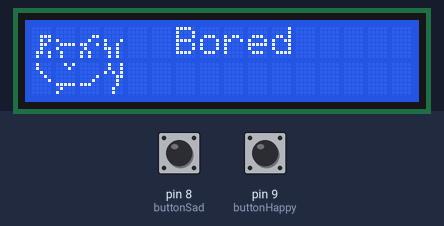
Bench run of a sketch on a simulated Arduino Uno, built with avr-gcc and run on an emulated ATmega328P. Shown: 16×2 character LCD. The inputs (shaded band) are chosen by the test bench; at power-on: pin 8 (buttonSad) HIGH, pin 9 (buttonHappy) HIGH.

Above: at 1.2 s.
1.3 s: pin 8 (buttonSad) pulled LOW for 0.75 s
At 1.48 s:
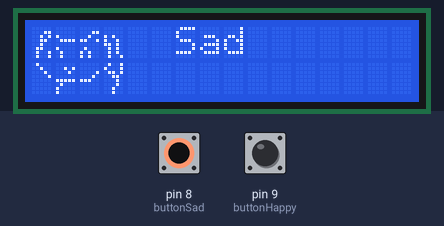
3.7 s: pin 9 (buttonHappy) pulled LOW for 0.75 s
At 3.97 s:
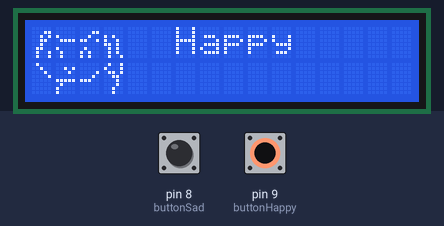
6.2 s: pin 8 (buttonSad) pulled LOW for 1 s
At 6.76 s:
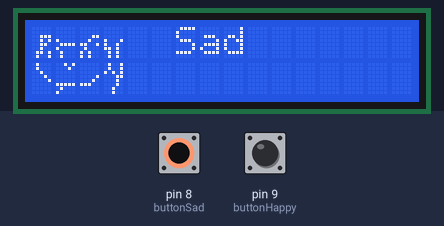
8.7 s: pin 9 (buttonHappy) pulled LOW for 1 s
At 9.25 s:
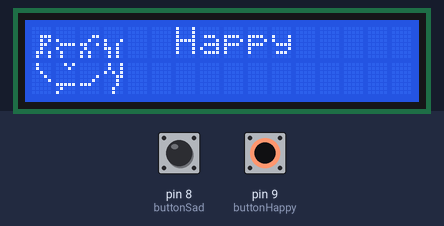
11.2 s: pin 8 (buttonSad) driven LOW and pin 9 (buttonHappy) driven LOW
At 11.43 s:
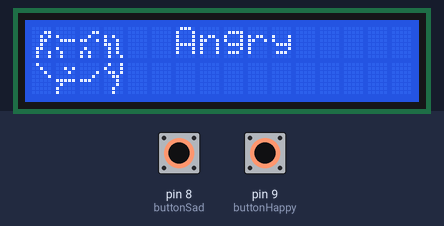
13.7 s: pin 8 (buttonSad) driven HIGH
At 13.92 s:
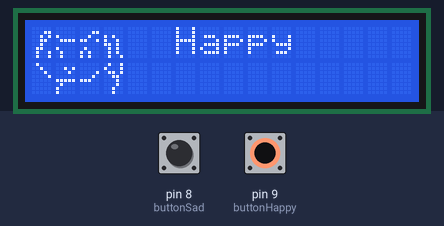
Timing chart, 0 to 16.7 s (numbered marks = the images above; inputs shaded):
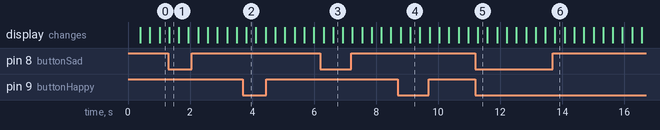

Measured:
- after the input at 1.3 s, the display: changes at once (image 1)
- after the input at 3.7 s, the display: changes after 0.12 s (image 2)
- after the input at 6.2 s, the display: first changes after 0.10 s (image 3 shows a later state)
- after the input at 8.7 s, the display: first changes after 0.09 s (image 4 shows a later state)
- after the input at 11.2 s, the display: changes after 0.08 s (image 5)
- after the input at 13.7 s, the display: changes after 0.07 s (image 6)

The sketch:

cat_v01.ino
```cpp
#include <LiquidCrystal.h>
LiquidCrystal lcd(12, 11, 5, 4, 3, 2);

// ------------------ BUTTON PINS ------------------
const int buttonHappy = 9;
const int buttonSad   = 8;

// ------------------ CUSTOM GRAPHICS ------------------
byte name0x4[] = { B00000, B00000, B10011, B10001, B11001, B01010, B01001, B01001 };
byte name1x9[] = { B01001, B01001, B10101, B00011, B00010, B00010, B00100, B00100 };

byte name0x0[] = { B00000, B00011, B00101, B00110, B00100, B01100, B01001, B01001 };
byte name0x1[] = { B00000, B00000, B10000, B01111, B00000, B10000, B01000, B01000 };
byte name0x2[] = { B00000, B00011, B00100, B11001, B00000, B01000, B10100, B10100 };
byte name0x3[] = { B00000, B00000, B10100, B10010, B11010, B01010, B01010, B01001 };

byte name0x6[] = { B00000, B00000, B00111, B00101, B00110, B00100, B01101, B01001 };
byte name0x7[] = { B00000, B00000, B00000, B10000, B01111, B10000, B01000, B01000 };
byte name0x8[] = { B00000, B00000, B00011, B00100, B11001, B01000, B10100, B10100 };
byte name0x9[] = { B00000, B00000, B00000, B10001, B10010, B11010, B01010, B01010 };

byte name1x0[] = { B01000, B00100, B00010, B00001, B00000, B00000, B00000, B00000 };
byte name1x1[] = { B00000, B00101, B00010, B00000, B11111, B01000, B10000, B10000 };
byte name1x2[] = { B00000, B00000, B00001, B00010, B11100, B00000, B00000, B00000 };
byte name1x3[] = { B01001, B10001, B01101, B00110, B00010, B00010, B00100, B00100 };

byte name1x6[] = { B01000, B01000, B00100, B00010, B00001, B00000, B00000, B00000 };
byte name1x7[] = { B00101, B00010, B00000, B00000, B00000, B11111, B01000, B10000 };
byte name1x8[] = { B00000, B00000, B00000, B00001, B00010, B11100, B00000, B00000 };

// ------------------ SETUP ------------------
void setup() {
  lcd.begin(16, 2); // initialize LCD

  pinMode(buttonHappy, INPUT_PULLUP);
  pinMode(buttonSad, INPUT_PULLUP);

  // Create initial characters
  lcd.createChar(0, name0x0);
  lcd.createChar(1, name0x1);
  lcd.createChar(2, name0x2);
  lcd.createChar(3, name0x3);
  lcd.createChar(4, name1x0);
  lcd.createChar(5, name1x1);
  lcd.createChar(6, name1x2);
  lcd.createChar(7, name1x3);

  lcd.clear();
}

// ------------------ EMOTION DRAWING ------------------
void drawCatFrame1() {
  lcd.createChar(0, name0x0);
  lcd.createChar(1, name0x1);
  lcd.createChar(2, name0x2);
  lcd.createChar(3, name0x3);

  lcd.createChar(4, name1x0);
  lcd.createChar(5, name1x1);
  lcd.createChar(6, name1x2);
  lcd.createChar(7, name1x3);

  lcd.setCursor(0, 0); lcd.write(byte(0));
  lcd.setCursor(1, 0); lcd.write(byte(1));
  lcd.setCursor(2, 0); lcd.write(byte(2));
  lcd.setCursor(3, 0); lcd.write(byte(3));

  lcd.setCursor(0, 1); lcd.write(byte(4));
  lcd.setCursor(1, 1); lcd.write(byte(5));
  lcd.setCursor(2, 1); lcd.write(byte(6));
  lcd.setCursor(3, 1); lcd.write(byte(7));
}

void drawCatFrame2() {
  lcd.createChar(0, name0x6);
  lcd.createChar(1, name0x7);
  lcd.createChar(2, name0x8);
  lcd.createChar(3, name0x9);

  lcd.createChar(4, name1x6);
  lcd.createChar(5, name1x7);
  lcd.createChar(6, name1x8);
  lcd.createChar(7, name1x9);

  lcd.setCursor(0, 0); lcd.write(byte(0));
  lcd.setCursor(1, 0); lcd.write(byte(1));
  lcd.setCursor(2, 0); lcd.write(byte(2));
  lcd.setCursor(3, 0); lcd.write(byte(3));

  lcd.setCursor(0, 1); lcd.write(byte(4));
  lcd.setCursor(1, 1); lcd.write(byte(5));
  lcd.setCursor(2, 1); lcd.write(byte(6));
  lcd.setCursor(3, 1); lcd.write(byte(7));
}

// ------------------ MAIN LOOP ------------------
void loop() {
  bool happyPressed = !digitalRead(buttonHappy);
  bool sadPressed   = !digitalRead(buttonSad);

  lcd.setCursor(6, 0);

  // Determine emotion
  if (happyPressed && sadPressed) {
    lcd.print("Angry   ");
  }
  else if (happyPressed) {
    lcd.print("Happy   ");
  }
  else if (sadPressed) {
    lcd.print("Sad     ");
  }
  else {
    lcd.print("Bored   ");
  }

  // Animate cat
  drawCatFrame1();
  delay(300);
  drawCatFrame2();
  delay(300);
}
```
